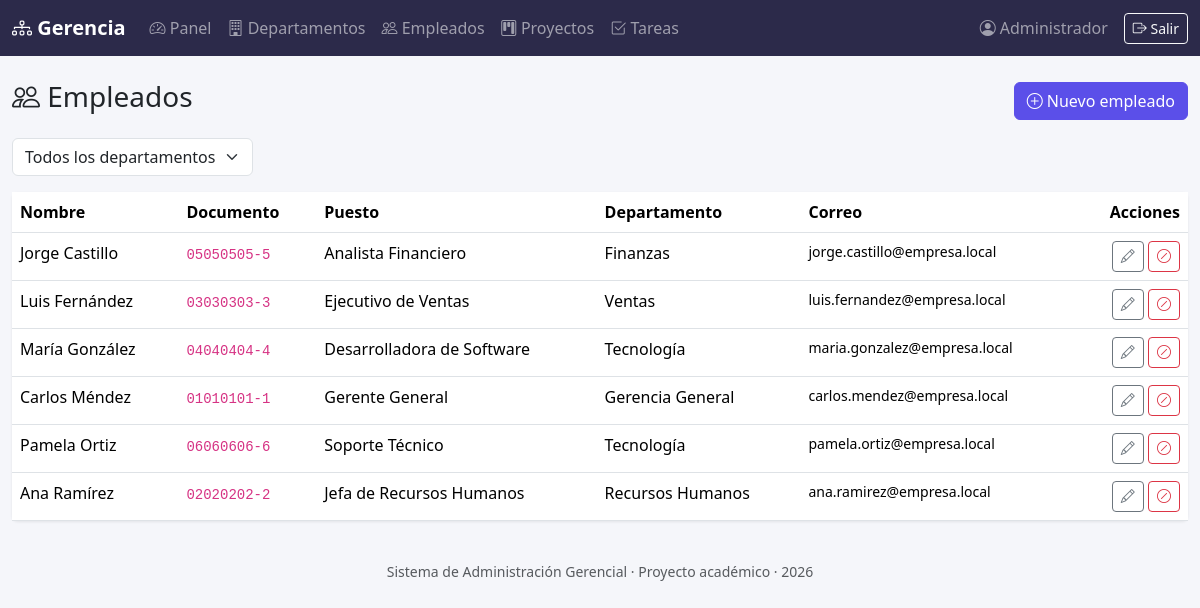
The page /empleados (signed in) on the database its author committed.
### tables this page shows
CREATE TABLE empleados (
    id INT AUTO_INCREMENT PRIMARY KEY,
    nombre VARCHAR(80) NOT NULL,
    apellido VARCHAR(80) NOT NULL,
    documento VARCHAR(20) NOT NULL UNIQUE,
    correo VARCHAR(150) NOT NULL UNIQUE,
    telefono VARCHAR(20) DEFAULT '',
    puesto VARCHAR(100) NOT NULL,
    departamento_id INT NOT NULL,
    salario DECIMAL(10, 2) NOT NULL DEFAULT 0,
    fecha_contratacion DATE NOT NULL,
    activo TINYINT(1) NOT NULL DEFAULT 1,
    creado_en DATETIME DEFAULT CURRENT_TIMESTAMP,
    CONSTRAINT fk_empleado_departamento FOREIGN KEY (departamento_id) REFERENCES departamentos(id)
);

CREATE TABLE departamentos (
    id INT AUTO_INCREMENT PRIMARY KEY,
    nombre VARCHAR(100) NOT NULL UNIQUE,
    descripcion VARCHAR(255) DEFAULT '',
    creado_en DATETIME DEFAULT CURRENT_TIMESTAMP
);

### app/Core/Controller.php (called while the page is built, shortened)
<?php
abstract class Controller
{
    protected function vista(string $vista, array $datos = []): void
    {
        require __DIR__ . '/../Views/layout.php';
    }
}

### app/Controllers/EmpleadoController.php (called while the page is built, shortened)
<?php
class EmpleadoController extends Controller
{
    public function index(): void
    {
        $empleados = new Empleado();
        $departamentos = new Departamento();
        $departamentoId = isset($_GET['departamento_id']) && $_GET['departamento_id'] !== ''
            ? (int) $_GET['departamento_id']
            : null;
        $this->vista('empleados/index', [
            'titulo' => 'Empleados',
            'empleados' => $empleados->conDepartamento($departamentoId),
            'departamentos' => $departamentos->todos('nombre'),
            'departamentoId' => $departamentoId,
        ]);
    }
}

### public/index.php (called while the page is built, shortened)
<?php
spl_autoload_register(function (string $clase) {
    $prefijo = 'App\\';
    $rutaRelativa = str_replace('\\', '/', substr($clase, strlen($prefijo)));
    $archivo = __DIR__ . '/../app/' . $rutaRelativa . '.php';
});
$config = require __DIR__ . '/../config/config.php';
$router = new Router();
$router->get('/login', 'AuthController', 'mostrarLogin');
$router->post('/login', 'AuthController', 'login');
$router->get('/logout', 'AuthController', 'logout');
$router->get('/', 'DashboardController', 'index');
$router->get('/departamentos', 'DepartamentoController', 'index');
$router->get('/departamentos/nuevo', 'DepartamentoController', 'crearForm');
$router->post('/departamentos', 'DepartamentoController', 'crear');
$router->get('/departamentos/{id}/editar', 'DepartamentoController', 'editarForm');
$router->post('/departamentos/{id}', 'DepartamentoController', 'actualizar');
$router->get('/empleados', 'EmpleadoController', 'index');
$router->get('/empleados/nuevo', 'EmpleadoController', 'crearForm');
$router->post('/empleados', 'EmpleadoController', 'crear');
$router->get('/empleados/{id}/editar', 'EmpleadoController', 'editarForm');
$router->post('/empleados/{id}', 'EmpleadoController', 'actualizar');
$router->post('/empleados/{id}/desactivar', 'EmpleadoController', 'desactivar');
$router->get('/proyectos', 'ProyectoController', 'index');
$router->get('/proyectos/nuevo', 'ProyectoController', 'crearForm');
$router->post('/proyectos', 'ProyectoController', 'crear');
$router->get('/proyectos/{id}', 'ProyectoController', 'ver');
$router->post('/proyectos/{id}/estado', 'ProyectoController', 'cambiarEstado');
$router->get('/tareas', 'TareaController', 'index');
$router->post('/proyectos/{proyectoId}/tareas', 'TareaController', 'crear');
$router->post('/tareas/{id}/estado', 'TareaController', 'cambiarEstado');
$uri = parse_url($_SERVER['REQUEST_URI'], PHP_URL_PATH) ?? '/';
$uri = rtrim($uri, '/');
$router->resolver($_SERVER['REQUEST_METHOD'], $uri);

### config/config.php (called while the page is built, shortened)
<?php
$rutaEnv = __DIR__ . '/../.env';
if (!function_exists('env')) {
    function env(string $clave, $defecto = null)
    {
        $valor = getenv($clave);
        return $valor === false ? $defecto : $valor;
    }
}
return [
    'app' => [
        'nombre' => env('APP_NOMBRE', 'Sistema de Administración Gerencial'),
        'base' => rtrim(env('APP_BASE', ''), '/'),
        'debug' => env('APP_DEBUG', 'true') === 'true',
    ],
    'db' => [
        'host' => env('DB_HOST', '127.0.0.1'),
        'port' => env('DB_PORT', '3306'),
        'name' => env('DB_NAME', 'sistema_administracion'),
        'user' => env('DB_USER', 'root'),
        'pass' => env('DB_PASS', ''),
    ],
];

### app/Core/Database.php (called while the page is built, shortened)
<?php
class Database
{
    private static ?PDO $conexion = null;
    public static function conectar(): PDO
    {
        if (self::$conexion === null) {
            $config = require __DIR__ . '/../../config/config.php';
            $db = $config['db'];
            $dsn = sprintf(
                'mysql:host=%s;port=%s;dbname=%s;charset=utf8mb4',
                $db['host'],
                $db['port'],
                $db['name']
            );
            try {
                self::$conexion = new PDO($dsn, $db['user'], $db['pass'], [
                    PDO::ATTR_ERRMODE => PDO::ERRMODE_EXCEPTION,
                    PDO::ATTR_DEFAULT_FETCH_MODE => PDO::FETCH_ASSOC,
                    PDO::ATTR_EMULATE_PREPARES => false,
                ]);
            } catch (PDOException $e) {
                http_response_code(500);
                die(
                    '<div style="font-family:sans-serif;padding:2rem;color:#b00">'
                    . '<h2>No se pudo conectar a la base de datos</h2>'
                    . '<p>Revisa que MySQL esté corriendo en Laragon y que el archivo .env tenga los datos correctos.</p>'
                    . '<p><small>' . htmlspecialchars($e->getMessage()) . '</small></p>'
                    . '</div>'
                );
            }
        }
        return self::$conexion;
    }
}

### app/Core/Model.php (called while the page is built, shortened)
<?php
abstract class Model
{
    public function __construct()
    {
        $this->db = Database::conectar();
    }
}

### app/Models/Empleado.php (called while the page is built, shortened)
<?php
class Empleado extends Model
{
    public function conDepartamento(?int $departamentoId = null, bool $soloActivos = true): array
    {
        $sql = 'SELECT e.*, d.nombre AS departamento_nombre
                FROM empleados e
                JOIN departamentos d ON d.id = e.departamento_id
                WHERE 1 = 1';
        $parametros = [];
        if ($soloActivos) {
            $sql .= ' AND e.activo = 1';
        }
        $sql .= ' ORDER BY e.apellido, e.nombre';
        $stmt = $this->db->prepare($sql);
        $stmt->execute($parametros);
        return $stmt->fetchAll();
    }
}

### app/Views/empleados/index.php (the view, shortened to what this page needs)
<div class="d-flex justify-content-between align-items-center mb-3">
    <h3><i class="bi bi-people"></i> Empleados</h3>
    <a href="/empleados/nuevo" class="btn btn-primary" style="background-color:#5b4fe9;border-color:#5b4fe9;">
        <i class="bi bi-plus-circle"></i> Nuevo empleado
    </a>
</div>
<form method="get" action="/empleados" class="row g-2 mb-3">
    <div class="col-auto">
        <select name="departamento_id" class="form-select" onchange="this.form.submit()">
            <option value="">Todos los departamentos</option>
        </select>
    </div>
</form>
<div class="card">
    <div class="table-responsive">
        <table class="table table-hover mb-0">
            <thead>
                <tr><th>Nombre</th><th>Documento</th><th>Puesto</th><th>Departamento</th><th>Correo</th><th class="text-end">Acciones</th></tr>
            </thead>
            <tbody>
            <?php foreach ($empleados as $e): ?>
                <tr>
                    <td><?= htmlspecialchars($e['nombre'] . ' ' . $e['apellido']) ?></td>
                    <td><code><?= htmlspecialchars($e['documento']) ?></code></td>
                    <td><?= htmlspecialchars($e['puesto']) ?></td>
                    <td><?= htmlspecialchars($e['departamento_nombre']) ?></td>
                    <td class="small"><?= htmlspecialchars($e['correo']) ?></td>
                    <td class="text-end">
                        <a href="/empleados/<?= $e['id'] ?>/editar" class="btn btn-sm btn-outline-secondary">
                            <i class="bi bi-pencil"></i>
                        </a>
                        <form method="post" action="/empleados/<?= $e['id'] ?>/desactivar" class="d-inline"
                              onsubmit="return confirm('¿Desactivar a este empleado?')">
                            <button type="submit" class="btn btn-sm btn-outline-danger"><i class="bi bi-slash-circle"></i></button>
                        </form>
                    </td>
                </tr>
            <?php endforeach; ?>
            </tbody>
        </table>
    </div>
</div>

### app/Core/Router.php (shortened to what this page needs)
<?php
class Router
{
    private array $rutas = [];
    private function agregar(string $metodo, string $ruta, string $controlador, string $accion): void
    {
        $this->rutas[] = compact('metodo', 'ruta', 'controlador', 'accion');
    }
    public function resolver(string $metodo, string $uriPath): void
    {
        foreach ($this->rutas as $r) {
            if ($r['metodo'] !== $metodo) {
                continue;
            }
            $patron = preg_replace('#\{[a-zA-Z_]+\}#', '([^/]+)', $r['ruta']);
            $patron = '#^' . $patron . '$#';
            if (preg_match($patron, $uriPath, $coincidencias)) {
                array_shift($coincidencias);
                $this->despachar($r['controlador'], $r['accion'], $coincidencias);
                return;
            }
        }
    }
    private function despachar(string $nombreControlador, string $accion, array $parametros): void
    {
        $controlador = new $clase();
        call_user_func_array([$controlador, $accion], $parametros);
    }
}

### app/Views/layout.php (style rules this page uses)
body { background-color: #f5f6fa; }
.card { border: none; box-shadow: 0 1px 3px rgba(0,0,0,.08); }
table.table thead { background-color: #eef0fb; }

### rows shown on the page
empleados: nombre+apellido "Jorge Castillo", documento "05050505-5", puesto "Analista Financiero", departamento.nombre "Finanzas", correo "jorge.castillo@empresa.local"
empleados: nombre+apellido "Luis Fernández", documento "03030303-3", puesto "Ejecutivo de Ventas", departamento.nombre "Ventas", correo "luis.fernandez@empresa.local"
empleados: nombre+apellido "María González", documento "04040404-4", puesto "Desarrolladora de Software", departamento.nombre "Tecnología", correo "maria.gonzalez@empresa.local"
empleados: nombre+apellido "Carlos Méndez", documento "01010101-1", puesto "Gerente General", departamento.nombre "Gerencia General", correo "carlos.mendez@empresa.local"
empleados: nombre+apellido "Pamela Ortiz", documento "06060606-6", puesto "Soporte Técnico", departamento.nombre "Tecnología", correo "pamela.ortiz@empresa.local"
empleados: nombre+apellido "Ana Ramírez", documento "02020202-2", puesto "Jefa de Recursos Humanos", departamento.nombre "Recursos Humanos", correo "ana.ramirez@empresa.local"
